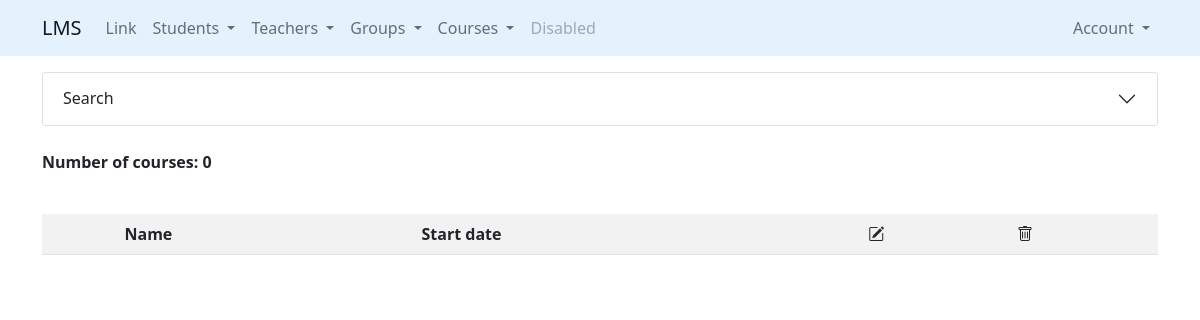
Before: /courses/ with the older database file.
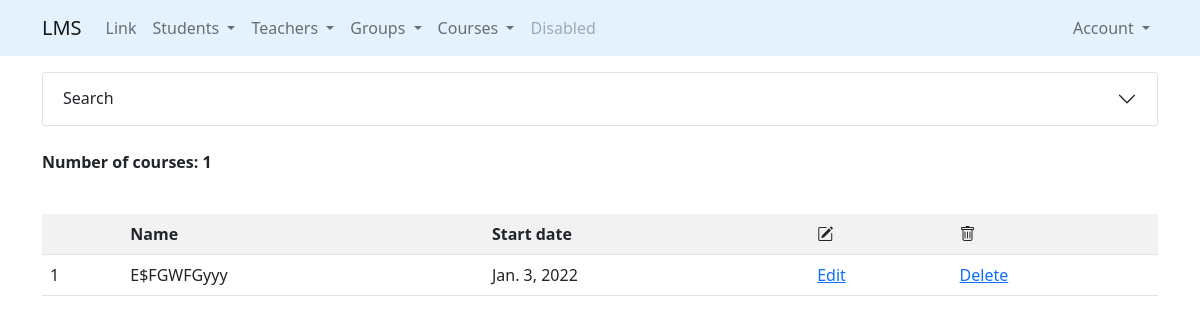
After: the same page with the newer database file.
### courses/models.py (models this page shows, shortened)
class Course(models.Model):
    course_name = models.CharField(max_length=30)
    start_date = models.DateField(default=datetime.date.today)
    group = models.OneToOneField(
        Groups,
        on_delete=models.CASCADE,
        null=True,
        related_name='course'
    )

### courses/views.py (the view)
# urls.py: path('', get_courses, name='list'),
def get_courses(request):
    courses = Course.objects.all()
    filter_courses = CoursesFilter(data=request.GET, queryset=courses)
    return render(
        request=request,
        template_name='courses/list.html',
        context={"filter_courses": filter_courses}
    )

### groups/models.py (called while the page is built)
    def __str__(self):
        return f"{self.name} {self.start_date}"

### courses/templates/courses/list.html (shortened to what this page needs)
{% extends 'base.html' %}
{% load crispy_forms_tags %}
{% block content %}
    {% include "includes/courses_search_accordion.html" %}
    <br>
    <p><strong>Number of courses: {{ filter_courses.qs.count }}</strong></p>
    <br>
    {% with list_object=filter_courses.qs %}
        {% include "includes/courses_list_table.html" %}
    {% endwith %}
{% endblock %}

### courses/templates/includes/courses_list_table.html
 <table class="table table-striped table-hover">
        <tr>
            <th></th>
            <th>Name</th>
            <th>Start date</th>
            <th><i class="bi bi-pencil-square"></i></th>
            <th><i class="bi bi-trash"></i></th>
        </tr>
    {% for course in list_object %}
        <tr>
            <td>{{forloop.counter}}</td>
            <td>{{course.course_name}}</td>
            <td>{{course.start_date}}</td>
            <td><a href="{% url 'courses:update' course.id %}">Edit</a></td>
            <td><a href="{% url 'courses:delete' course.id %}">Delete</a></td>
        </tr>
    {% endfor %}
    </table>

Changed rows visible on the page:
added Course: course_name "E$FGWFGууу", start_date "Jan. 3, 2022"
Other visible differences:
{{ filter_courses.qs.count }}: "0" → "1"
